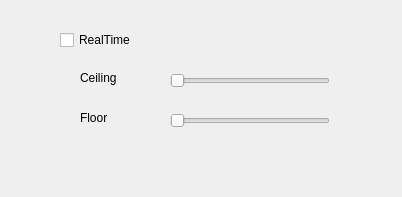
<?xml version="1.0" encoding="UTF-8"?>
<ui version="4.0">
 <class>ThresholdWidget</class>
 <widget class="QWidget" name="ThresholdWidget">
  <property name="geometry">
   <rect>
    <x>0</x>
    <y>0</y>
    <width>402</width>
    <height>197</height>
   </rect>
  </property>
  <property name="windowTitle">
   <string>Threshold</string>
  </property>
  <widget class="QSlider" name="horizontalSlider">
   <property name="geometry">
    <rect>
     <x>170</x>
     <y>70</y>
     <width>160</width>
     <height>22</height>
    </rect>
   </property>
   <property name="maximum">
    <number>255</number>
   </property>
   <property name="orientation">
    <enum>Qt::Horizontal</enum>
   </property>
  </widget>
  <widget class="QCheckBox" name="checkBox">
   <property name="geometry">
    <rect>
     <x>60</x>
     <y>30</y>
     <width>91</width>
     <height>20</height>
    </rect>
   </property>
   <property name="text">
    <string>RealTime</string>
   </property>
  </widget>
  <widget class="QLabel" name="label">
   <property name="geometry">
    <rect>
     <x>80</x>
     <y>70</y>
     <width>71</width>
     <height>16</height>
    </rect>
   </property>
   <property name="text">
    <string>Ceiling</string>
   </property>
  </widget>
  <widget class="QLabel" name="label_2">
   <property name="geometry">
    <rect>
     <x>80</x>
     <y>110</y>
     <width>71</width>
     <height>16</height>
    </rect>
   </property>
   <property name="text">
    <string>Floor</string>
   </property>
  </widget>
  <widget class="QSlider" name="horizontalSlider_2">
   <property name="geometry">
    <rect>
     <x>170</x>
     <y>110</y>
     <width>160</width>
     <height>22</height>
    </rect>
   </property>
   <property name="maximum">
    <number>255</number>
   </property>
   <property name="orientation">
    <enum>Qt::Horizontal</enum>
   </property>
  </widget>
 </widget>
 <resources/>
 <connections/>
</ui>
